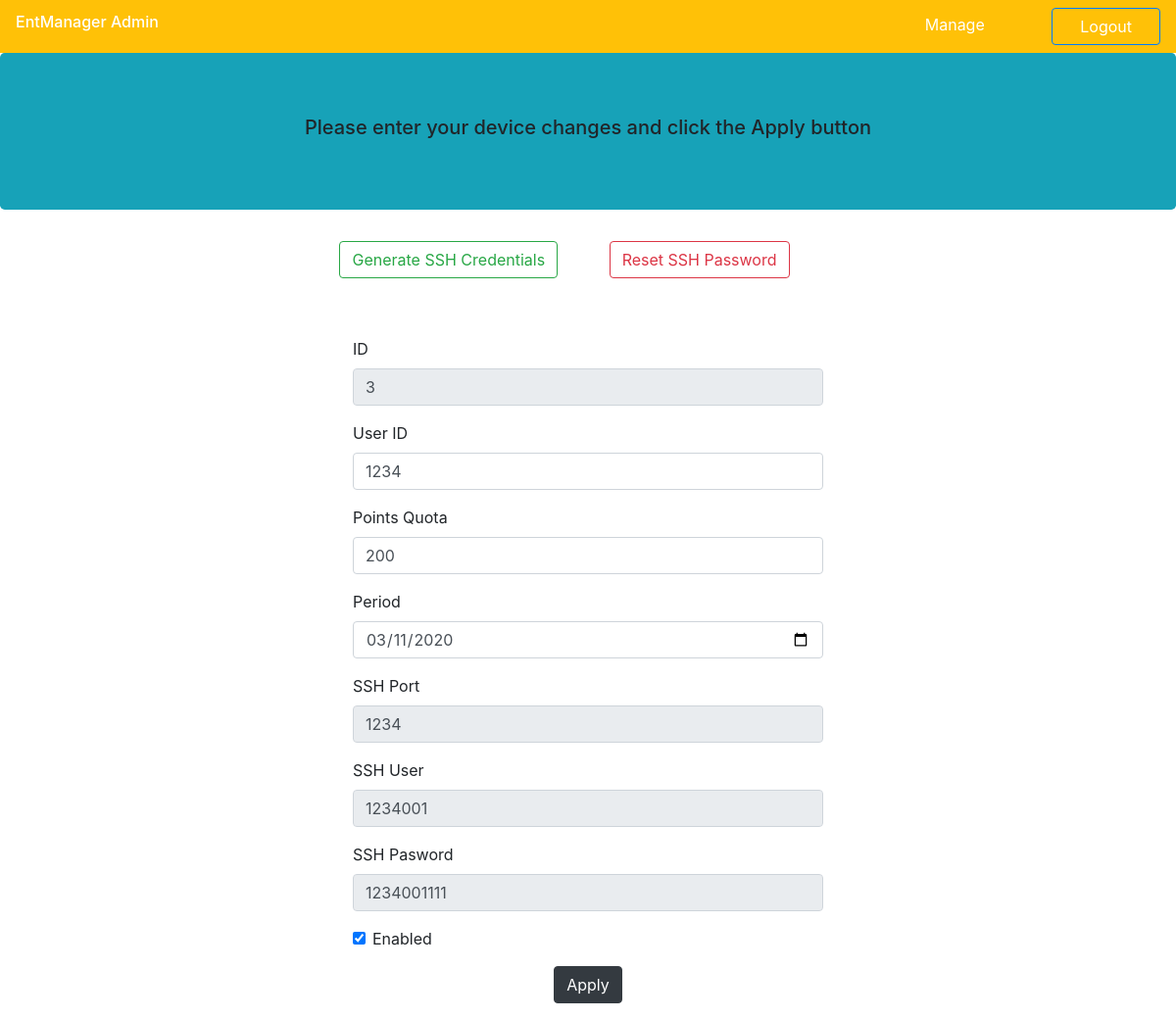
The page /deviceedit.php?device_id=3 (signed in) on the database its author committed.
### tables this page shows
CREATE TABLE `device` (
  `id` int(11) NOT NULL,
  `user_id` varchar(50) NOT NULL,
  `mac_address` bigint(11) DEFAULT NULL,
  `points_quota` int(11) NOT NULL,
  `period` date DEFAULT NULL,
  `status` tinyint(1) NOT NULL DEFAULT '1',
  `sshport` int(4) DEFAULT NULL,
  `sshuser` varchar(20) DEFAULT NULL,
  `sshpass` varchar(20) DEFAULT NULL,
  `createssh` tinyint(1) NOT NULL
);

### deviceedit.php (the view, shortened to what this page needs)
<?php
include "dbconn.php";
include "globals.php";
if(isset($_POST['submit'])){
        if($conn){
                if(isset($_GET['device_id'])){
                        $dev_sql = "UPDATE device SET `user_id` = :user_id,`points_quota` = :points_quota, `period` = :period,`status` = :status WHERE `id` = :id";
                        $dev_query = $conn->prepare($dev_sql);
                        $values['user_id'] = $_POST['userid'];
			$values['points_quota'] = $_POST['points_quota'];
			$values['period'] = $_POST['period'];
			$values['status'] = ($_POST['status'] == "on") ? 1 : 0;
                        $values['id'] = $_GET['device_id'];
                        if($dev_query->execute($values)){
                                echo $_GET['device_id'] . " was updated successfully";
                        }else
                                echo "Error";
                }else
                        echo "Something went wrong or no ID selected";
        }else
                echo "Something went wrong with the database connection";
}else
        echo "<div class='bg-info text-center jumbotron'> <h5> Please enter your device changes and click the Apply button </h5></div>";
if(isset($_GET['device_id'])){
        if($conn){
                $sql = "SELECT * from device WHERE id=" . $_GET['device_id'];
                $query = $conn->query($sql);
                $results = $query->fetch(PDO::FETCH_ASSOC);
        }else
                echo "Something went wrong with the database connection";
}else
        echo "There are no Users selected";
?>
<div class="text-center mx-auto">
	<button id="genssh" class="btn btn-outline-success mr-5"> Generate SSH Credentials </button>
	<button id="resetssh" class="btn btn-outline-danger mr-5"> Reset SSH Password </button>
</div>
<form id="deviceedit" action="deviceedit.php?device_id=<?php echo $_GET['device_id'];?>"  method="POST" style="width: 40%; margin-top: 5%;" class="mx-auto">
<div class="form-group">
        <label for="id">ID </label>
        <input id="id" type="text" name="id" class="form-control" value="<?php echo $results['id']; ?>" disabled/>
</div>
<div class="form-group">
        <label for="userid">User ID </label>
        <input id="userid" type="text" name="userid" class="form-control" value="<?php echo $results['user_id']; ?>" />
</div>
<div class="form-group">
        <label for="points_quota">Points Quota </label>
        <input id="points_quota" type="text" name="points_quota" class="form-control" value="<?php echo $results['points_quota']; ?>" />
</div>
<div class="form-group">
        <label for="period">Period </label>
        <input id="period" type="date" name="period" class="form-control" value="<?php echo $results['period']; ?>" />
</div>
<div class="form-group">
        <label for="sshport">SSH Port </label>
        <input id="sshport" type="text" name="sshport" class="form-control" value="<?php echo $results['sshport']; ?>" disabled />
</div>
<div class="form-group">
        <label for="sshuser">SSH User </label>
        <input id="sshuser" type="text" name="sshuser" class="form-control" value="<?php echo $results['sshuser']; ?>" disabled />
</div>
<div class="form-group">
        <label for="sshpass">SSH Pasword </label>
        <input id="sshpass" type="text" name="sshpass" class="form-control" value="<?php echo $results['sshpass']; ?>" disabled />
</div>
<div class="form-group form-check">
	<input type="checkbox" name="status" id="status" class="form-check-input" <?php echo ($results['status'] == 1) ? "checked" : ""; ?>>
        <label for="status" class="form-check-label"> Enabled </label>
</div>
<div class="text-center">
        <input name="submit" value="Apply" type="Submit" class="btn btn-dark"/>
</div>
</form>

### rows shown on the page
device: id "3", userid "1234", points_quota "200", period "03/11/2020", sshport "1234", sshuser "1234001", sshpass "1234001111", status "☑"
